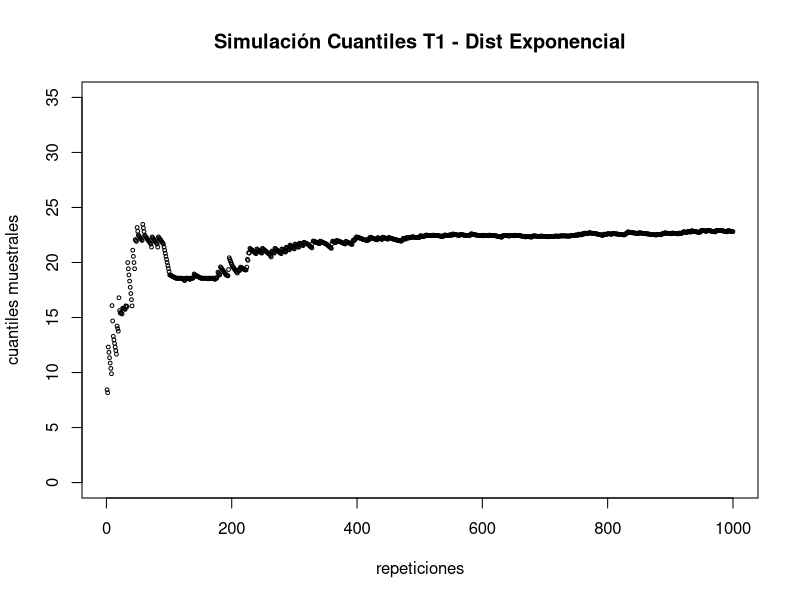
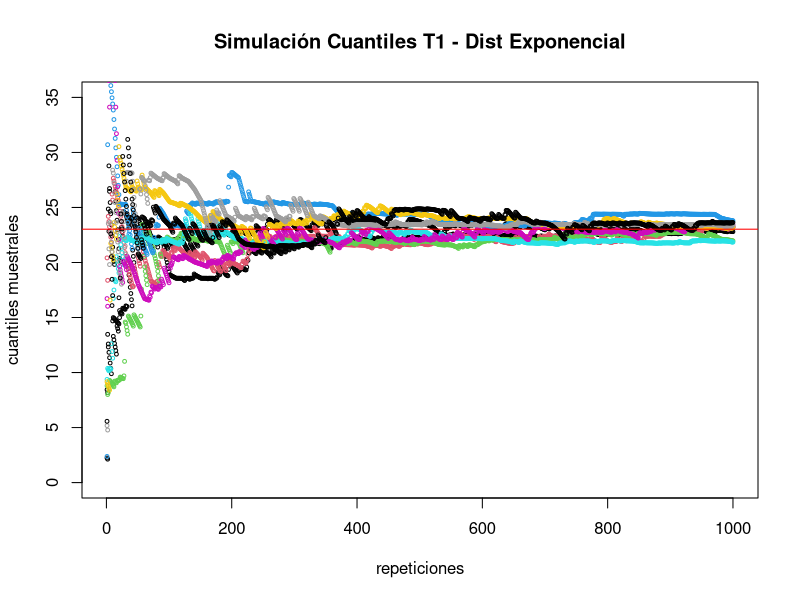
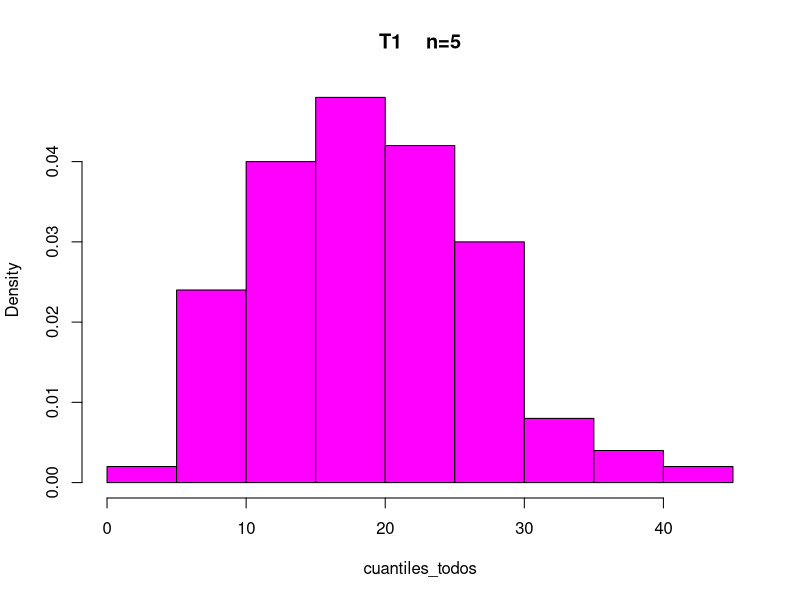
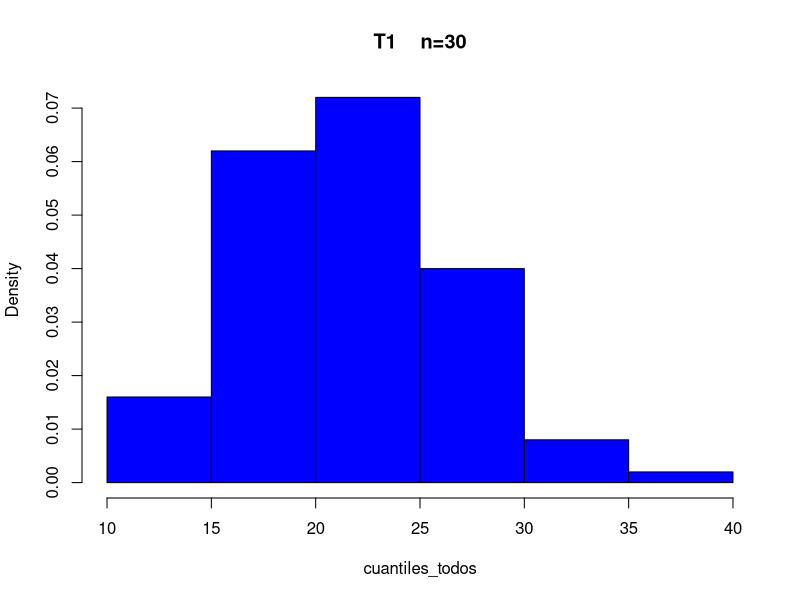
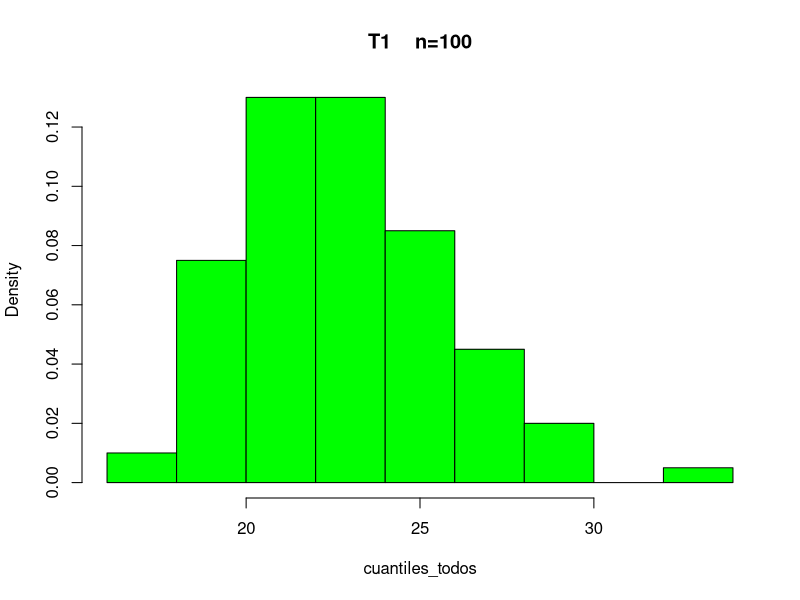
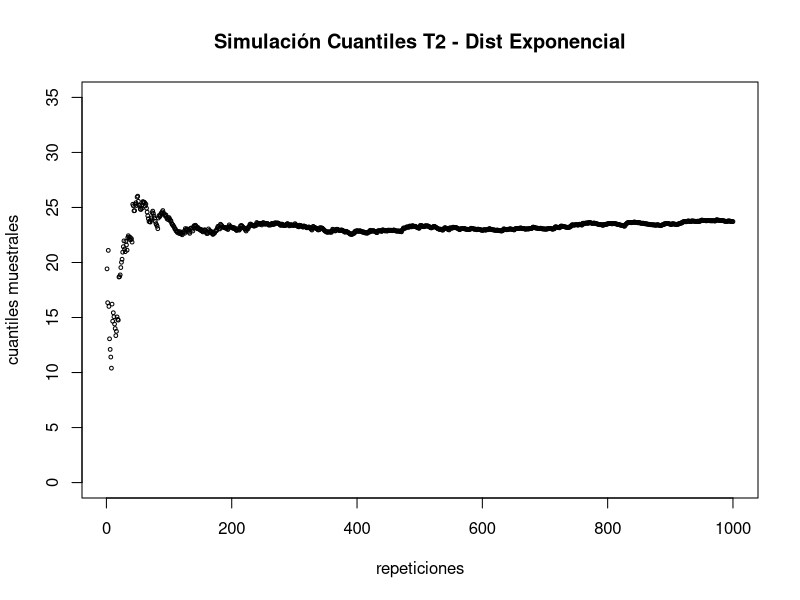
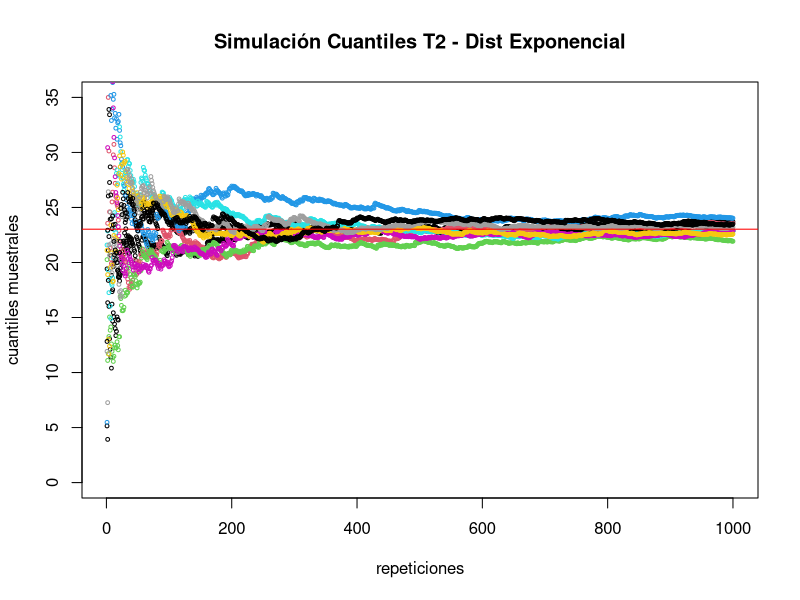
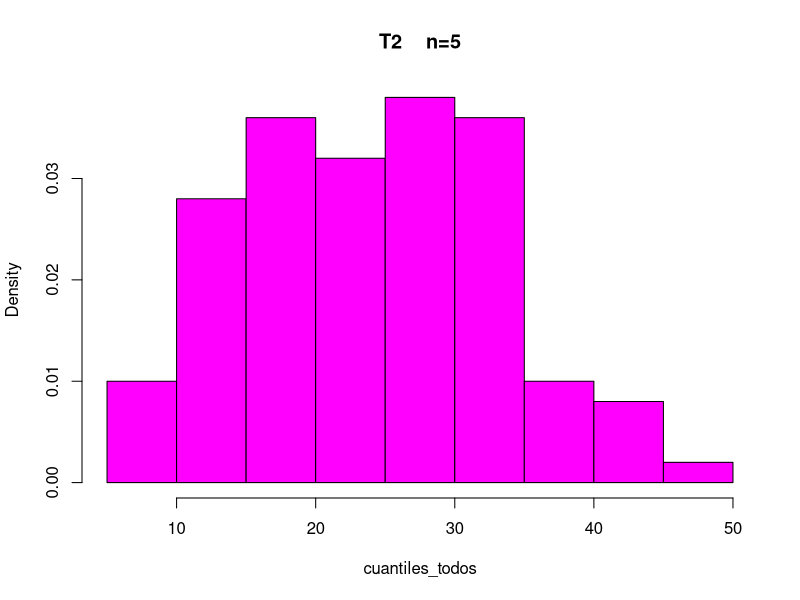

Write R code to recreate these figures, in order.
## ---- chunk 1
knitr::opts_chunk$set(echo = TRUE)
## ---- chunk 2

 tita<-qexp(0.90,1/10)
 tita
## comparo con el de la formula que halle
lambda<- 1/10
- log(1-0.9)/lambda

## dan igualitos!!

## ---- chunk 3
set.seed(123)

## ---- chunk 4
Nrep<- 1000
muchas_exponenciales <- rexp(n=Nrep,rate=1/10)
## ---- chunk 5
muchos_cuantiles_exponenciales<- rep(NA, Nrep)
for(n in 1:Nrep)
{
  muchos_cuantiles_exponenciales[n] <- quantile(x=muchas_exponenciales[1:n], probs = 0.9)
}
## ---- chunk 6
plot(1:Nrep, muchos_cuantiles_exponenciales,cex=0.5, xlab = "repeticiones", ylab="cuantiles muestrales", main="Simulación Cuantiles T1 - Dist Exponencial",ylim=c(0,35))
## ---- chunk 7
# Para que me de lo mismo fijo la semilla otra vez. 
# Hago el primero separado, para dar inicio al plot. 

set.seed(123)
muchas_exponenciales <- rexp(n=Nrep,rate=1/10)


muchos_cuantiles_exponenciales<- rep(NA, Nrep)
for(n in 1:Nrep)
{
muchos_cuantiles_exponenciales[n] <- quantile(x=muchas_exponenciales[1:n], probs = 0.9)
}
plot(1:Nrep, muchos_cuantiles_exponenciales,cex=0.5, xlab = "repeticiones", ylab="cuantiles muestrales", main="Simulación Cuantiles T1 - Dist Exponencial",ylim=c(0,35))


# Los proximos los hago con un for,  y los puntos se agregan al plot inicial con el comando  point


Ngen <- 10  # simula ser la cantidad de alumnes que repite la experiencia
for( i in 1:(Ngen-1))
{
muchas_exponenciales <- rexp(n=Nrep,rate=1/10)

muchos_cuantiles_exponenciales<- rep(NA, Nrep)
for(n in 1:Nrep)
{
  muchos_cuantiles_exponenciales[n] <- quantile(x=muchas_exponenciales[1:n], probs = 0.9)
}

points(1:Nrep, muchos_cuantiles_exponenciales, cex=0.51,col=i)
}

abline(h=23.02585,col="red")
## ---- chunk 8
set.seed(123)

Ngen<-100   # simula ser la cantidad de alumnes que repiten la experiencia
             
Nrep<- 100   # es la cantidad maxima de exponenciales: simula ser la cantidad de mediciones de cada alumne

# Voy a generar todo junto ahora

datos_todos <- rexp(n=Ngen*Nrep,rate=1/10) 
datos_por_alumno <- matrix(datos_todos,nrow =Ngen ,ncol=Nrep , byrow=TRUE ) #la fila representa al alumno y las columnas las repeticiones de cada uno
## ---- chunk 9

n <- 5

cuantiles_todos <- rep(NA, Ngen)
for(i  in 1:Ngen)
{
cuantiles_todos[i] <- quantile(x=datos_por_alumno[i,1:n], probs = 0.9)
}
hist(cuantiles_todos,probability = TRUE,main="T1    n=5",col="magenta")
## ---- chunk 10

n <- 30

cuantiles_todos <- rep(NA, Ngen)
for(i  in 1:Ngen)
{
cuantiles_todos[i] <- quantile(x=datos_por_alumno[i,1:n], probs = 0.9)
}
hist(cuantiles_todos,probability = TRUE,main="T1    n=30",col="blue")
## ---- chunk 11

n <- 100

cuantiles_todos <- rep(NA, Ngen)
for(i  in 1:Ngen)
{
cuantiles_todos[i] <- quantile(x=datos_por_alumno[i,1:n], probs = 0.9)
}
hist(cuantiles_todos,probability = TRUE,main="T1    n=100",col="green")
## ---- chunk 12
set.seed(123)

## ---- chunk 13
Nrep<- 1000
muchas_exponenciales <- rexp(n=Nrep,rate=1/10)
## ---- chunk 14
muchos_cuantiles_rulo_exponenciales<- rep(NA, Nrep)
for(n in 1:Nrep)
{
  lambda.hat<- 1/mean(muchas_exponenciales[1:n])
  muchos_cuantiles_rulo_exponenciales[n] <- qexp(0.90,lambda.hat)
}
## ---- chunk 15
plot(1:Nrep, muchos_cuantiles_rulo_exponenciales,cex=0.5, xlab = "repeticiones", ylab="cuantiles muestrales", main="Simulación Cuantiles T2 - Dist Exponencial",ylim=c(0,35))
## ---- chunk 16
# Para que me de lo mismo fijo la semilla otra vez. 
# Hago el primero separado, para dar inicio al plot. 

set.seed(123)
muchas_exponenciales <- rexp(n=Nrep,rate=1/10)


muchos_cuantiles_rulo_exponenciales<- rep(NA, Nrep)
for(n in 1:Nrep)
{
  lambda.hat<- 1/mean(muchas_exponenciales[1:n])
  muchos_cuantiles_rulo_exponenciales[n] <- qexp(0.90,lambda.hat)
}
plot(1:Nrep, muchos_cuantiles_rulo_exponenciales,cex=0.5, xlab = "repeticiones", ylab="cuantiles muestrales", main="Simulación Cuantiles T2 - Dist Exponencial",ylim=c(0,35))


# Los proximos los hago con un for,  y los puntos se agregan al plot inicial con el comando  point


Ngen <- 10  # simula ser la cantidad de gente que repite la experiencia
for( i in 1:(Ngen-1))
{
muchas_exponenciales <- rexp(n=Nrep,rate=1/10)

muchos_cuantiles_rulo_exponenciales<- rep(NA, Nrep)
for(n in 1:Nrep)
{
  lambda.hat<- 1/mean(muchas_exponenciales[1:n])
  muchos_cuantiles_rulo_exponenciales[n] <- qexp(0.90,lambda.hat)
}

points(1:Nrep, muchos_cuantiles_rulo_exponenciales, cex=0.51,col=i)
}

abline(h=23.02585,col="red")
## ---- chunk 17
set.seed(123)

Ngen<-100   # simula ser la cantidad de alumnes que repiten la experiencia
             
Nrep<- 100   # es la cantidad maxima de exponenciales: simula ser la cantidad de mediciones de cada alumne

# Voy a generar todo junto ahora

datos_todos <- rexp(n=Ngen*Nrep,rate=1/10) 
datos_por_alumno <- matrix(datos_todos,nrow =Ngen ,ncol=Nrep , byrow=TRUE ) #la fila representa al alumno y las columnas las repeticiones de cada uno
## ---- chunk 18

n <- 5

cuantiles_todos <- rep(NA, Ngen)
for(i  in 1:Ngen)
{
   lambda.hat<- 1/mean(datos_por_alumno[i,1:n])
   cuantiles_todos[i] <- qexp(0.90,lambda.hat)
}
hist(cuantiles_todos,probability = TRUE,main="T2    n=5",col="magenta")
## ---- chunk 19

n <- 30

cuantiles_todos <- rep(NA, Ngen)
for(i  in 1:Ngen)
{
   lambda.hat<- 1/mean(datos_por_alumno[i,1:n])
   cuantiles_todos[i] <- qexp(0.90,lambda.hat)
}
hist(cuantiles_todos,probability = TRUE,main="T2    n=30",col="blue")
## ---- chunk 20

n <- 100

cuantiles_todos <- rep(NA, Ngen)
for(i  in 1:Ngen)
{
   lambda.hat<- 1/mean(datos_por_alumno[i,1:n])
   cuantiles_todos[i] <- qexp(0.90,lambda.hat)
}
hist(cuantiles_todos,probability = TRUE,main="T2    n=100",col="green")
## ---- chunk 21
set.seed(123)

Nrep<-1000   # numero de replicaciones
             
n_max<- 500   # los valores de n=50, 150,200 y 500. Genero todo y en cada caso uso lo que me piden
enes<- c(50,150,200,500) # valores de n que me piden  considerar

# Voy a generar todo junto ahora
datos_todos <- rexp(n=Nrep*n_max,rate=1/10) 
datos <- matrix(datos_todos,nrow =Nrep ,ncol=n_max , byrow=TRUE ) #Nrep es el numero de filas

T1<- T2 <- rep(NA,Nrep)

#Guardo ECME
#length(enes) es la cantidad de n que voy a considerar, aca es 4
#matriz de 2 x 4. En filas los estimadores, en columnas los distintos n

ECME<- matrix(rep(NA,2*length(enes)),nrow=2,ncol=length(enes))
## ---- chunk 22
for (ik in 1:length(enes)){
  
    for(i in 1:Nrep){

       T1[i]<- quantile(x=datos[i,1:enes[ik]], probs = 0.9)
    
       lambda.hat<- 1/mean(datos[i,1:enes[ik]])
       T2[i] <- qexp(0.90,lambda.hat)
    }
  ECME[1,ik]<- mean((T1-tita)^2)
  ECME[2,ik]<- mean((T2-tita)^2)
}

ECME<-round(ECME,4)

## ---- chunk 23
 
library(knitr)

ECME.tab<- cbind(c("T1","T2"),ECME)

kable(ECME.tab,col.names = c("Estimador","n=5","n=150","n=200","n=500"),caption="ECME Nrep=1000")


